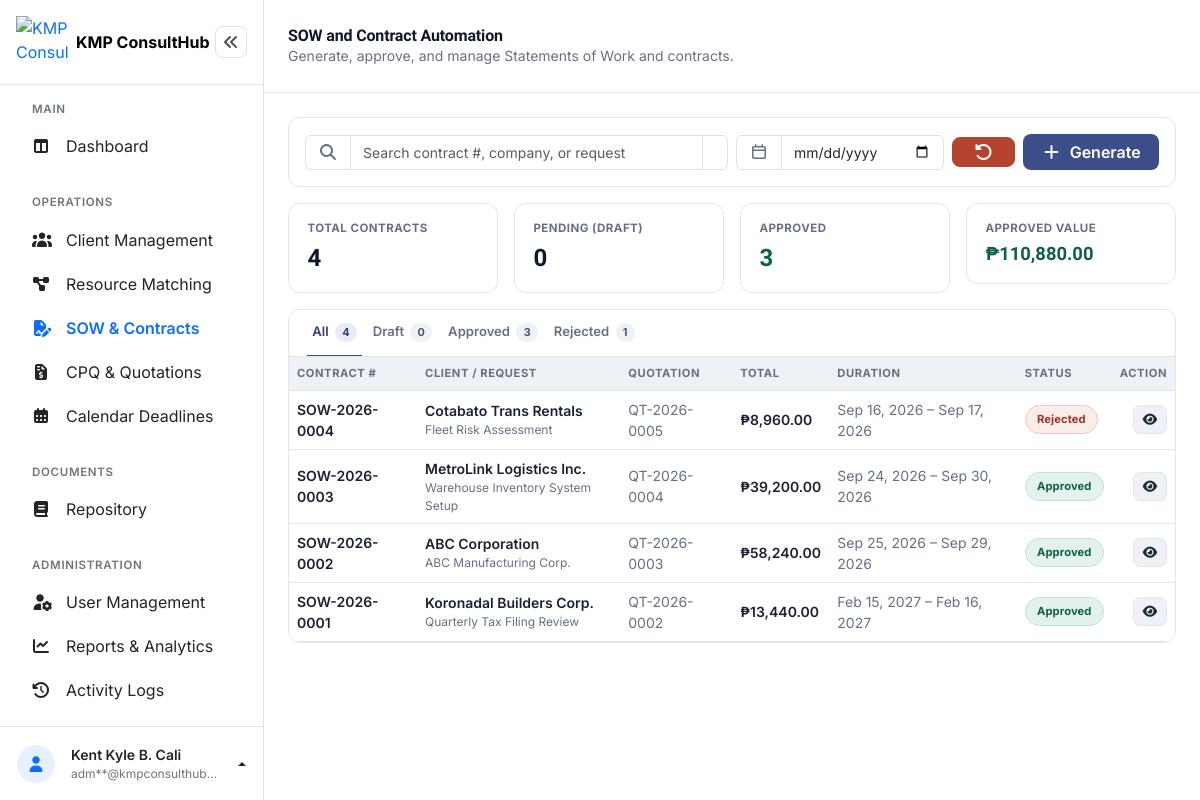
Page /admin/sow_contracts.php (signed in) on the committed database.
### tables this page shows
CREATE TABLE `contracts` (
  `contract_id` int(10) UNSIGNED NOT NULL,
  `contract_number` varchar(30) NOT NULL,
  `quotation_id` int(10) UNSIGNED NOT NULL,
  `request_id` int(10) UNSIGNED NOT NULL,
  `client_id` int(10) UNSIGNED NOT NULL,
  `scope_summary` text DEFAULT NULL,
  `terms_conditions` text DEFAULT NULL,
  `total_amount` decimal(12,2) NOT NULL DEFAULT 0.00,
  `start_date` date DEFAULT NULL,
  `end_date` date DEFAULT NULL,
  `status` enum('Draft','Pending Approval','Approved','Rejected') NOT NULL DEFAULT 'Draft',
  `prepared_by` int(10) UNSIGNED DEFAULT NULL,
  `approved_by` int(10) UNSIGNED DEFAULT NULL,
  `approved_at` timestamp NULL DEFAULT NULL,
  `created_at` timestamp NOT NULL DEFAULT current_timestamp(),
  `updated_at` timestamp NOT NULL DEFAULT current_timestamp() ON UPDATE current_timestamp(),
  `contract_file_name` varchar(255) DEFAULT NULL,
  `contract_file_path` varchar(255) DEFAULT NULL,
  `contract_file_size` int(11) DEFAULT NULL
);

CREATE TABLE `clients` (
  `client_id` int(10) UNSIGNED NOT NULL,
  `company_name` varchar(150) NOT NULL,
  `contact_person` varchar(150) NOT NULL,
  `email` varchar(150) NOT NULL,
  `contact_number` varchar(20) NOT NULL,
  `address` varchar(255) NOT NULL,
  `industry` varchar(100) DEFAULT NULL,
  `created_at` timestamp NOT NULL DEFAULT current_timestamp(),
  `updated_at` timestamp NOT NULL DEFAULT current_timestamp() ON UPDATE current_timestamp()
);

CREATE TABLE `service_requests` (
  `request_id` int(10) UNSIGNED NOT NULL,
  `client_id` int(10) UNSIGNED NOT NULL,
  `request_title` varchar(150) NOT NULL,
  `request_details` text DEFAULT NULL,
  `required_skill` varchar(100) DEFAULT NULL,
  `status` enum('New','In Progress','Completed','Cancelled') NOT NULL DEFAULT 'New',
  `assigned_to` int(10) UNSIGNED DEFAULT NULL,
  `assigned_by` int(10) UNSIGNED DEFAULT NULL,
  `created_at` timestamp NOT NULL DEFAULT current_timestamp(),
  `updated_at` timestamp NOT NULL DEFAULT current_timestamp() ON UPDATE current_timestamp()
);

CREATE TABLE `quotations` (
  `quotation_id` int(10) UNSIGNED NOT NULL,
  `quotation_number` varchar(30) NOT NULL,
  `request_id` int(10) UNSIGNED NOT NULL,
  `client_id` int(10) UNSIGNED NOT NULL,
  `project_scope` text DEFAULT NULL,
  `status` enum('Draft','Sent','Approved','Rejected') NOT NULL DEFAULT 'Draft',
  `subtotal` decimal(12,2) NOT NULL DEFAULT 0.00,
  `tax_rate` decimal(5,2) NOT NULL DEFAULT 0.00,
  `tax_amount` decimal(12,2) NOT NULL DEFAULT 0.00,
  `total_amount` decimal(12,2) NOT NULL DEFAULT 0.00,
  `valid_until` date DEFAULT NULL,
  `notes` text DEFAULT NULL,
  `prepared_by` int(10) UNSIGNED DEFAULT NULL,
  `created_at` timestamp NOT NULL DEFAULT current_timestamp(),
  `updated_at` timestamp NOT NULL DEFAULT current_timestamp() ON UPDATE current_timestamp()
);

### admin/sow_contracts.php (the view, shortened to what the rows shown need)
<?php
$pdo = getConnection();
$availableQuotationItemsStmt = $pdo->query('SELECT * FROM quotation_items ORDER BY quotation_id ASC, sort_order ASC');
$itemsByAvailableQuotation = [];
foreach ($availableQuotationItemsStmt->fetchAll() as $row) {
    $itemsByAvailableQuotation[$row['quotation_id']][] = $row;
}
$perPage    = 8;
$page       = max(1, (int) ($_GET['page'] ?? 1));
$offset     = ($page - 1) * $perPage;
$baseQuery = "FROM contracts ct
     INNER JOIN clients c ON ct.client_id = c.client_id
     INNER JOIN service_requests sr ON ct.request_id = sr.request_id
     INNER JOIN quotations q ON ct.quotation_id = q.quotation_id
     LEFT JOIN users pb ON ct.prepared_by = pb.user_id
     LEFT JOIN users ab ON ct.approved_by = ab.user_id
     WHERE 1=1";
$queryParams = [];
$listQuery = "SELECT ct.contract_id, ct.contract_number, ct.quotation_id, ct.status, ct.total_amount, ct.start_date, ct.end_date,
            ct.scope_summary, ct.terms_conditions, ct.created_at, ct.approved_at,
            c.company_name, c.contact_person, c.email, c.contact_number, c.address, c.industry,
            sr.request_title, sr.request_details, sr.required_skill,
            q.quotation_number, q.subtotal, q.tax_rate, q.tax_amount, q.valid_until AS quotation_valid_until, q.notes AS quotation_notes,
            pb.firstname AS prepared_firstname, pb.lastname AS prepared_lastname,
            ab.firstname AS approved_firstname, ab.lastname AS approved_lastname
     $baseQuery
     ORDER BY ct.created_at DESC
     LIMIT $perPage OFFSET $offset";
$contractsStmt = $pdo->prepare($listQuery);
$contractsStmt->execute($queryParams);
$contracts = $contractsStmt->fetchAll();
$revisionsByContract = [];
function contractStatusClass(string $status): string
{
    return match ($status) {
        'Approved' => 'status-approved',
        'Rejected' => 'status-rejected',
        default => 'status-draft',
    };
}
?>
<!DOCTYPE html>
<html lang="en">
<head>
<link rel="stylesheet" href="../assets/vendor/bootstrap-5.3.8/css/bootstrap.min.css">
<link rel="stylesheet" href="../assets/vendor/fontawesome-free-7.3.1/css/all.min.css">
<link rel="stylesheet" href="../assets/css/dashboard.css">
</head>
<body>
<div class="dashboard-layout d-flex">
  <div class="dashboard-main flex-grow-1" style="min-width:0;">
    <header class="dashboard-topbar bg-white d-flex align-items-center justify-content-between px-3 px-md-4">
      <div class="d-flex align-items-center gap-3">
        <div>
          <h1 class="dashboard-title h6 h5-md fw-bold mb-0">SOW and Contract Automation</h1>
        </div>
      </div>
    </header>
    <main class="dashboard-content p-3 p-md-4">
      <section class="card overflow-hidden">
        <div class="table-responsive">
          <table class="table table-hover align-middle mb-0" id="contractsTable">
            <thead>
              <tr>
                <th scope="col">Contract #</th>
                <th scope="col">Client / Request</th>
                <th scope="col" class="d-none d-md-table-cell">Quotation</th>
                <th scope="col">Total</th>
                <th scope="col" class="d-none d-lg-table-cell">Duration</th>
                <th scope="col">Status</th>
                <th scope="col" class="text-end">Action</th>
              </tr>
            </thead>
            <tbody id="contractsTableBody">
              <?php if (empty($contracts)): ?>
                <tr>
                  <td colspan="7">
                    <div class="empty-state text-center py-5">
                      <i class="fa-regular fa-file-lines fs-3 mb-2 d-block"></i>
                      <p class="small mb-0">No contracts found.</p>
                    </div>
                  </td>
                </tr>
              <?php else: ?>
                <?php foreach ($contracts as $ct): ?>
                  <tr data-status="<?= htmlspecialchars($ct['status']) ?>">
                    <td class="small fw-semibold">
                      <span class="cell-body fw-semibold"><?= htmlspecialchars($ct['contract_number']) ?></span>
                    </td>
                    <td class="small">
                      <span class="cell-body">
                        <span class="fw-semibold d-block"><?= htmlspecialchars($ct['company_name']) ?></span>
                        <span class="d-block" style="color:var(--ink-soft); font-size:.75rem;"><?= htmlspecialchars($ct['request_title']) ?></span>
                      </span>
                    </td>
                    <td class="small d-none d-md-table-cell" style="color:var(--ink-soft);">
                      <span class="cell-body"><?= htmlspecialchars($ct['quotation_number']) ?></span>
                    </td>
                    <td class="small fw-semibold">
                      <span class="cell-body fw-semibold">&#8369;<?= number_format((float) $ct['total_amount'], 2) ?></span>
                    </td>
                    <td class="small d-none d-lg-table-cell" style="color:var(--ink-soft);">
                      <span class="cell-body">
                        <?= $ct['start_date'] ? htmlspecialchars(date('M d, Y', strtotime($ct['start_date']))) : '&mdash;' ?>
                        &ndash;
                        <?= $ct['end_date'] ? htmlspecialchars(date('M d, Y', strtotime($ct['end_date']))) : '&mdash;' ?>
                      </span>
                    </td>
                    <td>
                      <span class="cell-body"><span class="status-pill <?= contractStatusClass($ct['status']) ?>"><?= htmlspecialchars($ct['status']) ?></span></span>
                    </td>
                    <td class="text-end cell-actions">
                      <span class="cell-body d-flex justify-content-end gap-1 flex-wrap">
                        <button type="button" class="btn btn-ghost btn-sm view-contract-btn" title="View contract"
                          data-contract='<?= htmlspecialchars(json_encode([
                            "contract_id" => $ct["contract_id"],
                            "number" => $ct["contract_number"],
                            "status" => $ct["status"],
                            "created_at" => $ct["created_at"] ? date('M d, Y', strtotime($ct["created_at"])) : null,
                            "company" => $ct["company_name"],
                            "contact_person" => $ct["contact_person"],
                            "email" => $ct["email"],
                            "contact_number" => $ct["contact_number"],
                            "address" => $ct["address"],
                            "industry" => $ct["industry"],
                            "request" => $ct["request_title"],
                            "request_details" => $ct["request_details"],
                            "required_skill" => $ct["required_skill"],
                            "quotation_number" => $ct["quotation_number"],
                            "subtotal" => number_format((float) $ct["subtotal"], 2),
                            "tax_rate" => rtrim(rtrim(number_format((float) $ct["tax_rate"], 2), '0'), '.'),
                            "tax_amount" => number_format((float) $ct["tax_amount"], 2),
                            "total" => number_format((float) $ct["total_amount"], 2),
                            "quotation_valid_until" => $ct["quotation_valid_until"] ? date('M d, Y', strtotime($ct["quotation_valid_until"])) : null,
                            "quotation_notes" => $ct["quotation_notes"],
                            "items" => array_map(function ($it) {
                                return [
                                    "description" => $it["description"],
                                    "quantity" => rtrim(rtrim(number_format((float) $it["quantity"], 2), '0'), '.'),
                                    "unit_price" => number_format((float) $it["unit_price"], 2),
                                    "line_total" => number_format((float) $it["line_total"], 2),
                                ];
                            }, $itemsByAvailableQuotation[$ct["quotation_id"]] ?? []),
                            "start_date" => $ct["start_date"] ? date('M d, Y', strtotime($ct["start_date"])) : null,
                            "end_date" => $ct["end_date"] ? date('M d, Y', strtotime($ct["end_date"])) : null,
                            "scope_summary" => $ct["scope_summary"],
                            "terms_conditions" => $ct["terms_conditions"],
                            "prepared_by" => trim(($ct["prepared_firstname"] ?? '') . ' ' . ($ct["prepared_lastname"] ?? '')),
                            "approved_by" => $ct["approved_firstname"] ? trim($ct["approved_firstname"] . ' ' . $ct["approved_lastname"]) : null,
                            "approved_at" => $ct["approved_at"] ? date('M d, Y', strtotime($ct["approved_at"])) : null,
                            "revisions" => array_map(function ($r) {
                                return [
                                    "note" => $r["revision_note"],
                                    "by" => trim(($r["firstname"] ?? '') . ' ' . ($r["lastname"] ?? '')),
                                    "date" => $r["created_at"] ? date('M d, Y g:i A', strtotime($r["created_at"])) : '',
                                ];
                            }, $revisionsByContract[$ct["contract_id"]] ?? []),
                          ]), ENT_QUOTES) ?>'>
                          <i class="fa-solid fa-eye"></i>
                        </button>
                      </span>
                    </td>
                  </tr>
                <?php endforeach; ?>
              <?php endif; ?>
            </tbody>
          </table>
        </div>
      </section>
    </main>
  </div>
</div>
</body>
</html>

### rows in the picture
contracts: contract_number "SOW-2026-0004", client.company_name "Cotabato Trans Rentals", request.request_title "Fleet Risk Assessment", quotation.quotation_number "QT-2026-0005", total_amount "8,960.00", start_date "Sep 16, 2026", end_date "Sep 17, 2026", status "Rejected"
contracts: contract_number "SOW-2026-0003", client.company_name "MetroLink Logistics Inc.", request.request_title "Warehouse Inventory System Setup", quotation.quotation_number "QT-2026-0004", total_amount "39,200.00", start_date "Sep 24, 2026", end_date "Sep 30, 2026", status "Approved"
contracts: contract_number "SOW-2026-0002", client.company_name "ABC Corporation", request.request_title "ABC Manufacturing Corp.", quotation.quotation_number "QT-2026-0003", total_amount "58,240.00", start_date "Sep 25, 2026", end_date "Sep 29, 2026", status "Approved"
contracts: contract_number "SOW-2026-0001", client.company_name "Koronadal Builders Corp.", request.request_title "Quarterly Tax Filing Review", quotation.quotation_number "QT-2026-0002", total_amount "13,440.00", start_date "Feb 15, 2027", end_date "Feb 16, 2027", status "Approved"

### other values in the picture
$adminFullname "Kent Kyle B. Cali"
maskEmail($adminEmail) "adm**@kmpconsulthub…"
$totalContracts "4"
$statusCounts['Draft'] "0"
$statusCounts['Approved'] "3"
$totalApprovedValue "110,880.00"
$statusCounts['Rejected'] "1"
